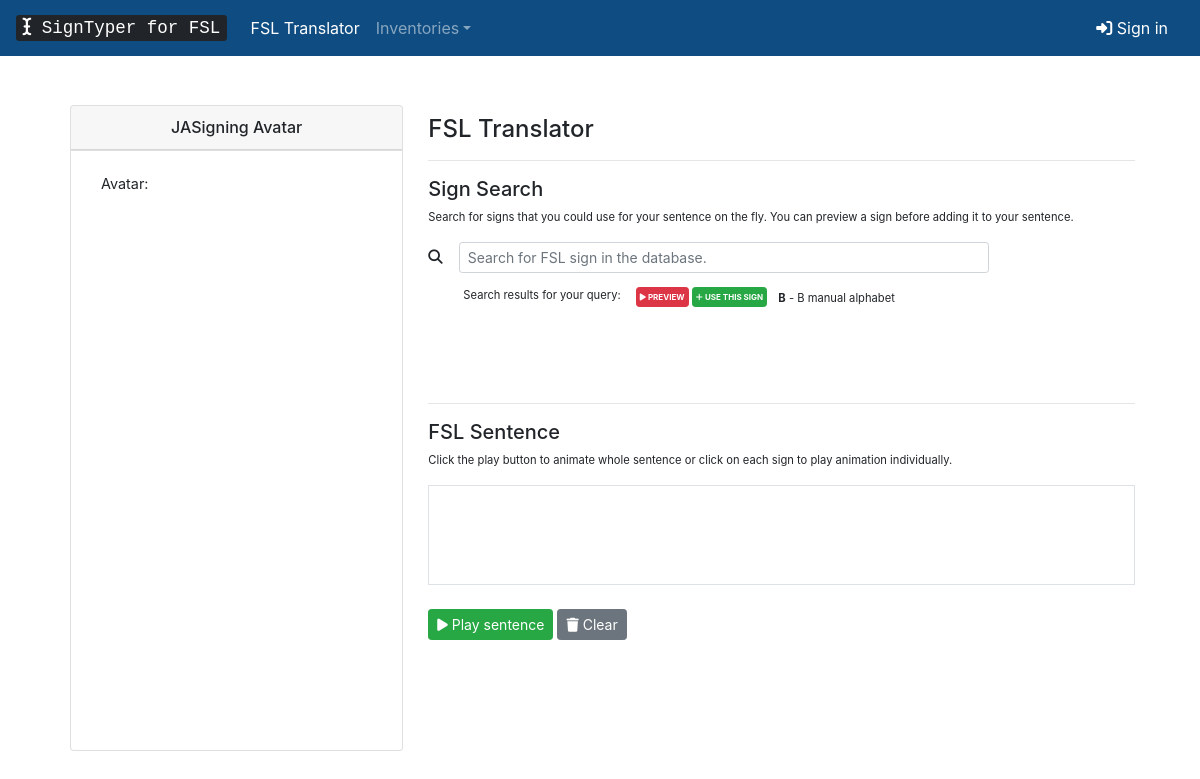
Page /translator/ on the earlier database version.
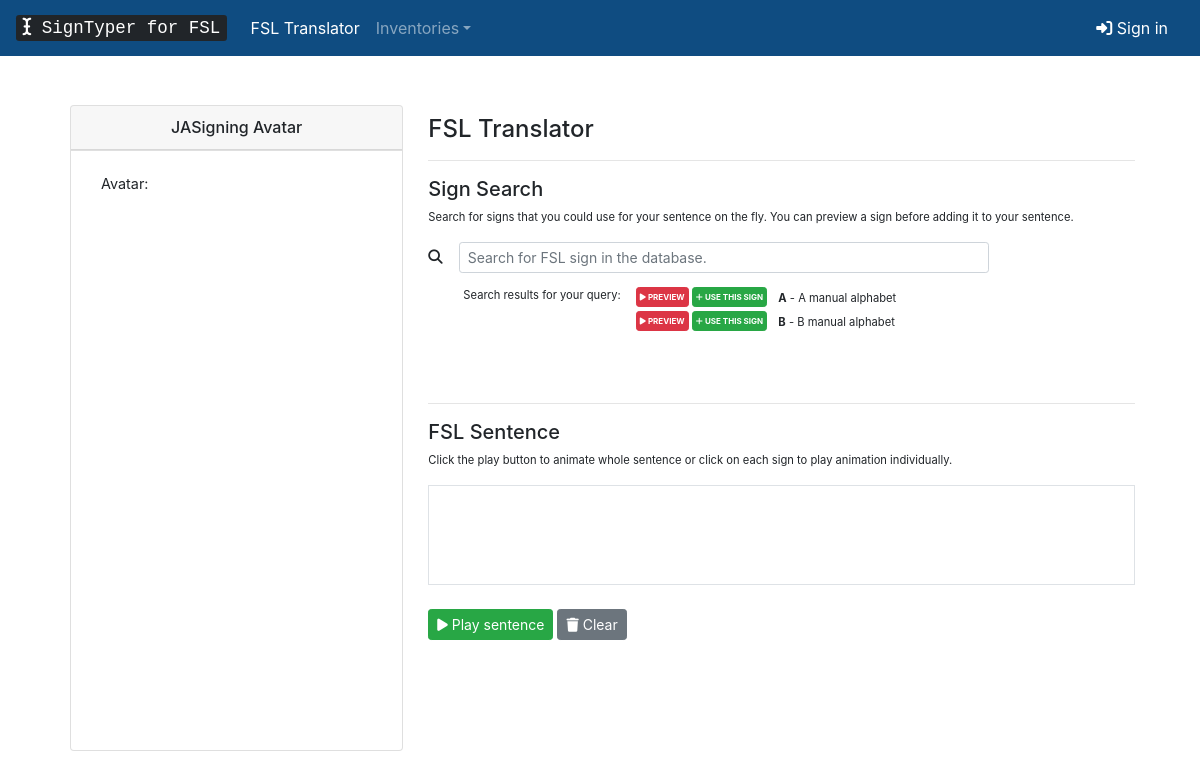
Same page on the later database version.
### inventory/models.py (models this page shows, shortened)
class Sign(models.Model):
	name = models.CharField(max_length=200, verbose_name='Name')
	description = models.TextField(verbose_name='Description')
	twohanded = models.BooleanField(default=False)
	hs = models.ForeignKey(Handshape, default=1, verbose_name="Right Handshape", on_delete=models.SET_DEFAULT, related_name='rhs_sign_set')
	lhs = models.ForeignKey(Handshape, default=1, verbose_name="Left Handshape", on_delete=models.SET_DEFAULT, related_name='lhs_sign_set')
	efd = models.CharField(max_length=5, verbose_name='Right External Finger Direction', default='')
	lefd = models.CharField(max_length=5, verbose_name='Left External Finger Direction', default='')
	ori = models.CharField(max_length=5, verbose_name='Right Palm Orientation', default='')
	lori = models.CharField(max_length=5, verbose_name='Left Palm Orientation', default='')
	loc = models.CharField(max_length=20, verbose_name='Right Hand Location', default='')
	contact = models.CharField(max_length=20, verbose_name='Right Hand Location Contact', default='')
	side = models.CharField(max_length=20, verbose_name='Right Hand Location Side', default='')
	lloc = models.CharField(max_length=20, verbose_name='Left Hand Location', default='')
	lcontact = models.CharField(max_length=20, verbose_name='Left Hand Location Contact', default='')
	lside = models.CharField(max_length=20, verbose_name='Left Hand Location Side', default='')
	sigml = models.TextField(default="<sigml></sigml>")
	class Meta:
		ordering = ['name']
	def sigmlfy(self):
		sigml = ET.Element('sigml')
		hamgestural_sign = ET.SubElement(sigml,'hamgestural_sign')
		sign_manual = ET.SubElement(hamgestural_sign, 'sign_manual')
		if self.twohanded:
			split_handconfig = ET.SubElement(sign_manual, 'split_handconfig')
			r_handconfig = ET.SubElement(split_handconfig, 'handconfig')
			self.hs.createHGSTree(r_handconfig)
			r_handconfig.set('extfidir', self.efd)
			r_handconfig.set('palmor', self.ori)
			l_handconfig = ET.SubElement(split_handconfig, 'handconfig')
			self.lhs.createHGSTree(l_handconfig)
			l_handconfig.set('extfidir', self.lefd)
			l_handconfig.set('palmor', self.lori)
			split_location = ET.SubElement(sign_manual, 'split_location')
			r_location = ET.SubElement(split_location,'location_bodyarm')
			r_location.set('location',self.loc)
			r_location.set('contact',self.contact)
			r_location.set('side',self.side)
			l_location = ET.SubElement(split_location,'location_bodyarm')
			l_location.set('location',self.lloc)
			l_location.set('contact',self.lcontact)
			l_location.set('side',self.lside)
		else:
			handconfig = ET.SubElement(sign_manual,'handconfig')
			self.hs.createHGSTree(handconfig)
			handconfig.set('extfidir', self.efd)
			handconfig.set('palmor', self.ori)
			location = ET.SubElement(sign_manual,'location_bodyarm')
			location.set('location', self.loc)
			location.set('contact', self.contact)
			location.set('side', self.side)
		dataStr = ET.tostring(sigml, encoding='unicode')
		return dataStr;

### inventory/views.py (the view)
# urls.py: path("translator/", views.translator, name="translator"),
def translator(request):
	url_parameter = request.GET.get("q")
	signs = Sign.objects.all()
	if url_parameter:
		signs = Sign.objects.filter(name__icontains=url_parameter)
	if request.is_ajax():
		html = render_to_string(template_name="inventory/translator-partial.html",context={'signs' : signs})
		data_dict = {"html_from_view": html}
		return JsonResponse(data=data_dict, safe=False)
	context = {'signs' : signs}
	return render(request, "inventory/translator.html", context)

### inventory/templates/inventory/translator.html (shortened to what this page needs)
{% extends 'inventory/base.html' %}
{% load static %}
{% block content %}
			<div class="row" style="padding: 20px;">
				<div class="col col-lg-4">
					<div class="card text-center">
						<h6 class="card-header">JASigning Avatar</h6>
						<div style="height: 600px;">
							<div class="card-footer bg-transparent">
								<div style="display: flex; align-items: center; justify-content: center; padding: 10px;">
										Avatar:&emsp;
									</div>
							</div>
						</div>
					</div>
				</div>
				<div class="col col-lg" style="padding:10px;">
					<h4>FSL Translator</h4><hr>
					<h5>Sign Search</h5>
					<p style="font-size: 0.7rem;">Search for signs that you could use for your sentence on the fly. You can preview a sign before adding it to your sentence.</p>
					<div class="row">
						<div class="col col-lg ">
							<form class="form-inline">
								<i id="search-icon" class="fas fa-search" aria-hidden="true"></i>
								<input id="user-input" class="form-control form-control-sm ml-3 w-75" type="text" placeholder="Search for FSL sign in the database." aria-label="Search">
							</form>
						</div>
					</div>
					<div class="row" style="padding-left:50px;font-size: 0.7rem;">
						Search results for your query:
						<div id="replaceable-content" class="col" style="height:100px;overflow-y:scroll;">
							{% include 'inventory/translator-partial.html' %}
						</div>
					</div><hr>
					<h5>
						FSL Sentence
					</h5>
					<p style="font-size: 0.7rem;">Click the play button to animate whole sentence or click on each sign to play animation individually.</p>
					<div class="border mb-4" id="sentence" style="padding:20px;height:100px;overflow-y:scroll;">
					</div>
					<button type="button" id="animate" class="btn btn-sm btn-success bttnPlaySiGMLText av0"><i class="fas fa-play"></i> Play sentence</button>
					<button type="button" class="btn btn-sm btn-secondary" onclick="clearSentence();"><i class="fas fa-trash"></i> Clear</button>
				</div>
			</div>
{% endblock %}

### inventory/templates/inventory/translator-partial.html
{% if signs %}
{% for sign in signs %}
<button class="btn btn-sm btn-danger mb-1" value="{{ sign.name }}" data="{{ sign.sigmlfy }}" style="padding:3px;font-size:0.5rem;" onclick="writesigml(this.getAttribute('data'))"><i class="fas fa-play"></i> <strong>PREVIEW</strong></button>
<button class="btn btn-sm btn-success mb-1" value="{{ sign.name }}" data="{{ sign.sigmlfy }}" style="padding:3px;font-size:0.5rem;" onclick="includeSign(this);"><i class="fas fa-plus"></i> <strong>USE THIS SIGN</strong></button><strong>&emsp;{{ sign.name }}</strong> - {{ sign.description}}<br>
{% endfor %}
{% else %}
  <p>No signs found.</p>
{% endif %}

Differences in the rows shown:
added Sign: name "A", description "A manual alphabet"
